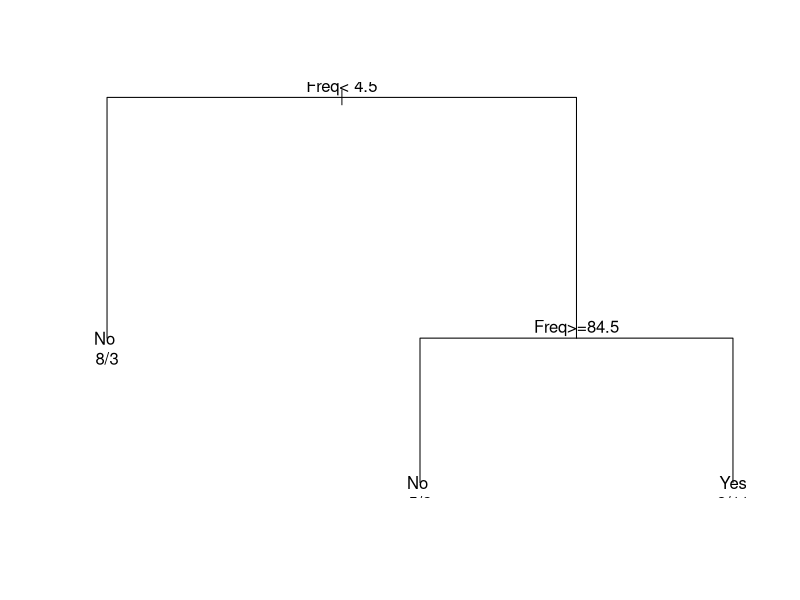
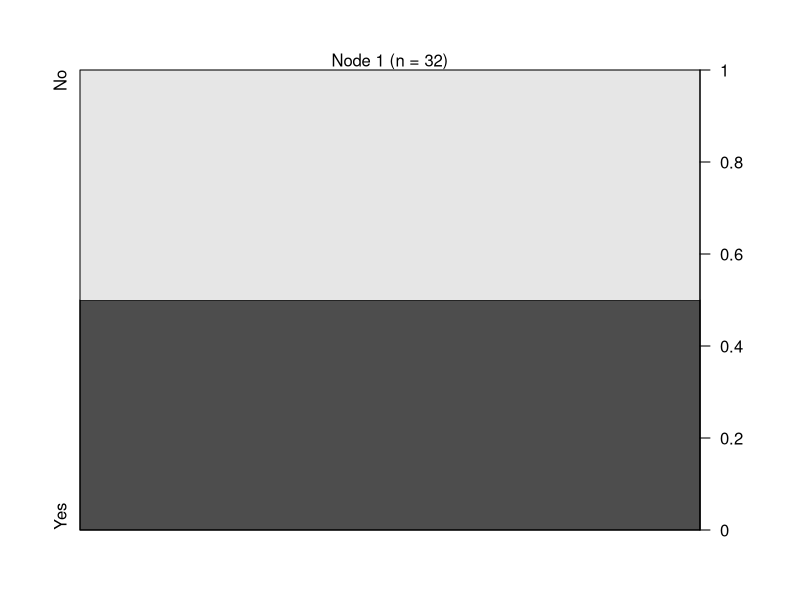
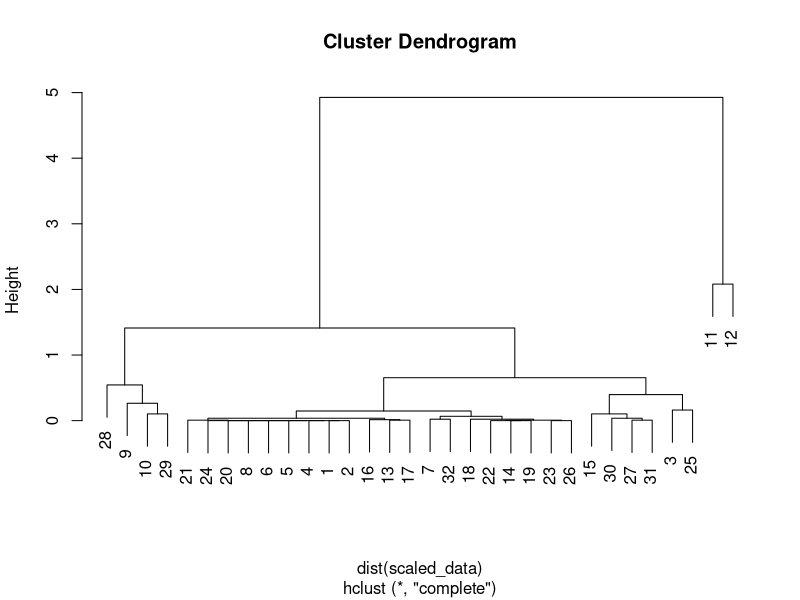

R code for these plots, in order:
library(rpart)
library(party)
library(cluster)

data(Titanic)
Titanic_df <- as.data.frame(Titanic)
rpart_model <- rpart(Survived ~ ., data = Titanic_df, method = "class")
ctree_model <- ctree(Survived ~ ., data = Titanic_df)
numeric_data <- Titanic_df[, sapply(Titanic_df, is.numeric)]
scaled_data <- scale(numeric_data)
hclust_model <- hclust(dist(scaled_data))
plot(rpart_model)
text(rpart_model, use.n = TRUE)
plot(ctree_model)
plot(hclust_model)
groups <- cutree(hclust_model, k = 5)
